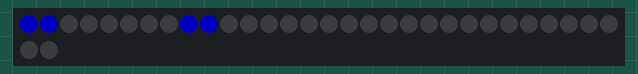
This sketch was run on a simulated ATtiny85, built with avr-gcc and run on an emulated ATtiny85. Shown: 32 RGB LEDs in strip order, left to right, continuing on the next row. Dim RGB values are drawn brighter than linear.

Above: at 0.01 s.
At 0.65 s:
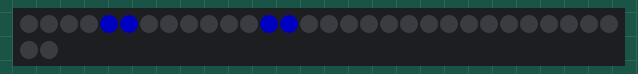

The sketch:

raygun_blue_spin_final.ino
```cpp
// Raygun Pen program
// Modified the original version from Adafruit Goggles project

#include <Adafruit_NeoPixel.h>
#ifdef __AVR_ATtiny85__ // Trinket, Gemma, etc.
 #include <avr/power.h>
#endif

#define PIN 0

Adafruit_NeoPixel pixels = Adafruit_NeoPixel(32, PIN);

uint8_t  mode   = 0, // Current animation effect
         offset = 0; // Position of spinning LED
uint32_t color  = 0x0000FF; // Start blue
uint32_t prevTime;

void setup() {
#ifdef __AVR_ATtiny85__ // Trinket
  if(F_CPU == 16000000) clock_prescale_set(clock_div_1);
#endif
  pixels.begin();
  pixels.setBrightness(85); // 1/3 brightness
  prevTime = millis();
}

void loop() {
  uint8_t  i;
  uint32_t t;

{

       for(i=0; i<16; i++) {
      uint32_t c = 0;
      if(((offset + i) & 7) < 2) c = color; // 4 pixels on...
      pixels.setPixelColor(   i, c); // NeoPixel in Shell

    }
    pixels.show();
    offset++;
    delay(50);
   }

 }
```

Measured:
- by itself, everything shown: repeats every 0.42 s, in 8 steps
